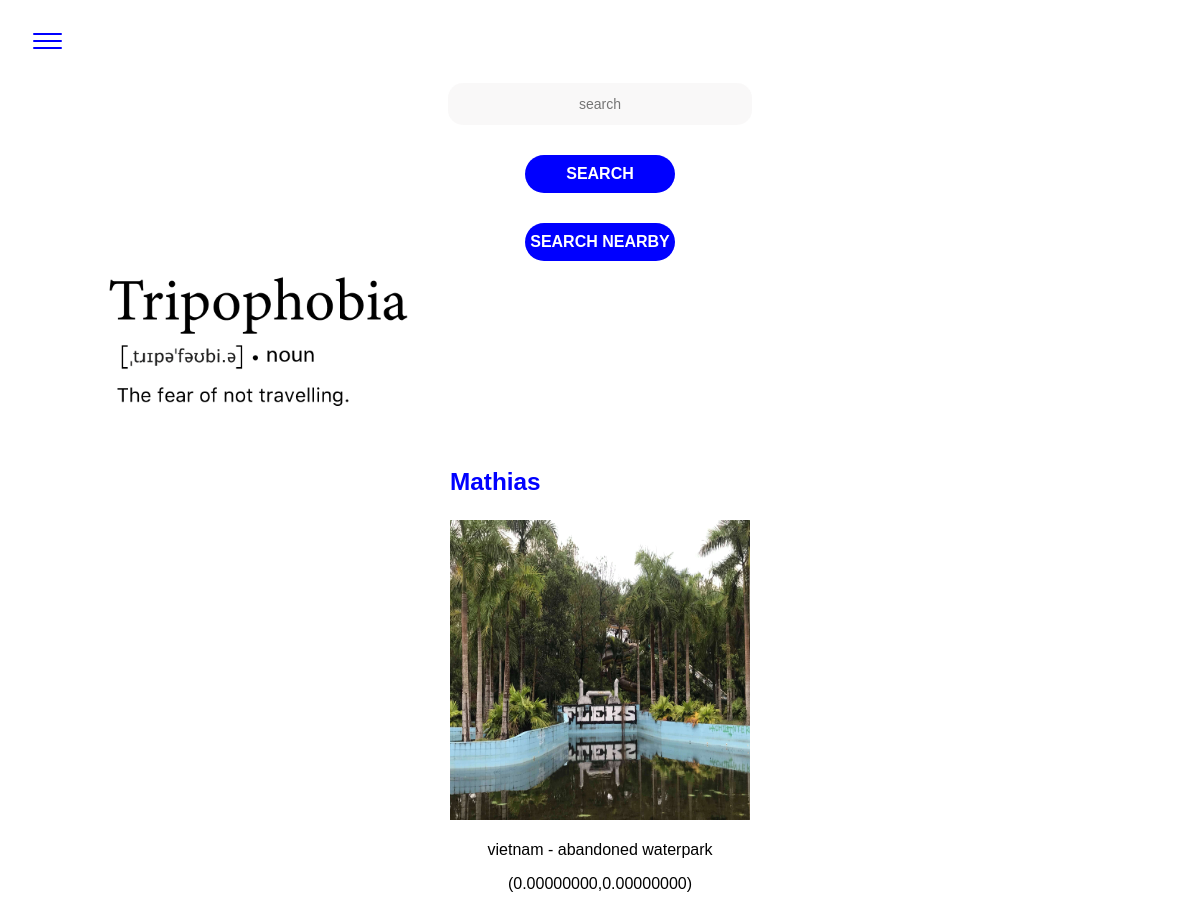
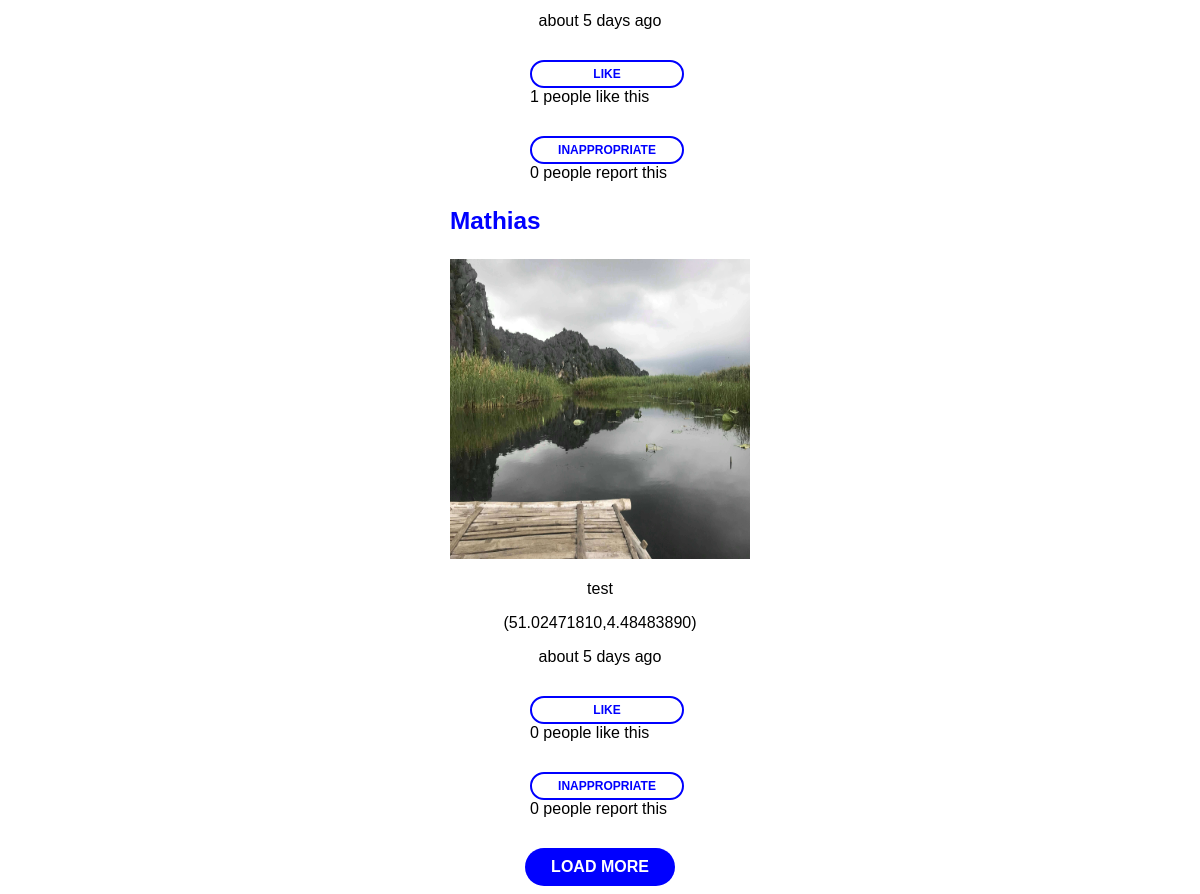
The page /index.php (signed in) on the database its author committed (2 pictures, top to bottom).
### tables this page shows
CREATE TABLE `images` (
  `id` int(11) NOT NULL,
  `user_id` int(11) NOT NULL,
  `user_name` varchar(255) NOT NULL,
  `img_description` varchar(255) NOT NULL,
  `date_created` timestamp NOT NULL DEFAULT CURRENT_TIMESTAMP,
  `file_path` varchar(255) NOT NULL,
  `longitude` decimal(10,8) NOT NULL,
  `latitude` decimal(10,8) NOT NULL
);

### classes/Post.php (called while the page is built, shortened)
<?php
class Post
{
    public $id;
    private $date_created;
    public function getId()
    {
        return $this->id;
    }
    public function getDate_created()
    {
        return $this->date_created;
    }
    public static function getAllFromFriends($ids, $start, $counter)
    {
        $conn = Db::getInstance();
        $result = $conn->prepare('SELECT * FROM images WHERE user_id IN ('.$ids.') limit '.$start.','.$counter);
        $result->execute();
        return $result->fetchAll(PDO::FETCH_CLASS, __CLASS__);
    }
    public function getLikes()
    {
        $conn = Db::getInstance();
        $statement = $conn->prepare('select count(*) as countLikes from likes where post_id = :postid');
        $statement->bindValue(':postid', $this->id);
        $statement->execute();
        $result = $statement->fetch(PDO::FETCH_ASSOC);
        return $result['countLikes'];
    }
    public static function convertTime($time_ago)
    {
        $estimate_time = time() - $time_ago;
        $condition = array(
                12 * 30 * 24 * 60 * 60 => 'year',
                30 * 24 * 60 * 60 => 'month',
                24 * 60 * 60 => 'day',
                60 * 60 => 'hour',
                60 => 'minute',
                1 => 'second',
    );
        foreach ($condition as $secs => $str) {
            $d = $estimate_time / $secs;
            if ($d >= 1) {
                $r = round($d);
                return 'about '.$r.' '.$str.($r > 1 ? 's' : '').' ago';
            }
        }
    }
    public function getNrOfInappropriate()
    {
        $conn = Db::getInstance();
        $statement = $conn->prepare('SELECT count(*) AS amountOfInappropriate FROM inappropriate WHERE post_id=:postid');
        $statement->bindValue(':postid', $this->id);
        $result = $statement->execute();
        $result = $statement->fetch(PDO::FETCH_NUM);
        return $result;
    }
}

### index.php (the view, shortened to what this page needs)
<?php
$friendList = $_SESSION['userid'];
$friends = Friends::getFriends($_SESSION['userid']);
foreach ($friends as $friend):
  $id = $friend['user_one'];
  if ($id == $_SESSION['userid']) {
      $friendList = $friendList.','.$friend['user_two'];
  } else {
      $friendList = $friendList.','.$id;
  }
 endforeach;
$posts = Post::getAllFromFriends($friendList, 0, 2);
?><!DOCTYPE html>
<html lang="en">
<head>
  <link rel="stylesheet" type="text/css" href="css/style.css">
</head>
<body>
<?php include_once 'nav.inc.php'; ?>
<img src="images/logo.png" alt="Logo Tripophobia" class="logo">
<div id="resultlist">
  <?php
  foreach ($posts as $post):
  $t = $post->getDate_created();
  $time_ago = strtotime($t);
  ?>
    <article class="center-div-image">
      <a href="profileFriends.php?id=<?php echo $post->user_id; ?>"> <h3 class="username"><?php echo $post->user_name; ?></h3></a>
      <a href="detailPost.php?id=<?php echo $post->getId(); ?>"><img src=" <?php echo 'uploads/'.$post->file_path; ?> "  height=300 width=300 alt=""> </a>
      <p><?php echo $post->img_description; ?></p>
      <p>(<?php echo $post->latitude.','.$post->longitude; ?>)</p>
      <p><?php echo $convertedDate = Post::convertTime($time_ago); ?></p>
      <div class="center-div"><a href="#" class="like btn--secondary" data-id="<?php echo $post->id; ?>" >Like</a> <span class='likes'><?php echo $post->getLikes(); ?></span> people like this </div>
      <div class="center-div"><a href="#" class="report btn--secondary" data-id="<?php echo $post->id; ?>" >Inappropriate</a> <span class='inappropriate'><?php echo implode($post->getNrOfInappropriate()); ?></span> people report this </div>
    </article>
  <?php endforeach; ?>
  </div>
  <button class="loadmore btn--primary"> Load more </button>
</body>
</html>

### css/style.css (style rules this page uses)
body { font-family: 'Helvetica', sans-serif; font-size: 16px; }
p { text-align: center; }
.logo { display: block; margin: 10px 100px 60px; width: 300px; }
a { text-decoration: none; color: blue; opacity:1; font-size: 1.3em; font-weight: 400; transition: 200ms; }
.btn--primary { color: #ffffff; font-size: 16px; font-weight: 700; text-transform: uppercase; background-color: blue; width: 150px; padding: 10px 0px; border-radius: 20px; border:0px; margin: 30px auto 0px auto; display: block; padding: auto; transition: 200ms; }
.btn--secondary { text-decoration: none; text-align: center; color: blue; font-size: 12px; font-weight: 700; text-transform: uppercase; width: 150px; padding: 5px 0px; border: 2px solid blue; border-radius: 20px; margin: 30px auto 0px auto; display: block; transition: 200ms; }
span { text-align: center; }
.center-div { margin: 20px auto; width: 140px; }
.center-div-image { margin: 20px auto; width: 300px; }

### rows shown on the page
images: user_name "Mathias", file_path (picture), img_description "vietnam - abandoned waterpark", latitude "0.00000000", longitude "0.00000000", date_created "about 5 days ago", Likes "1", NrOfInappropriate "0"
images: user_name "Mathias", file_path (picture), img_description "test", latitude "51.02471810", longitude "4.48483890", date_created "about 5 days ago", Likes "0", NrOfInappropriate "0"
